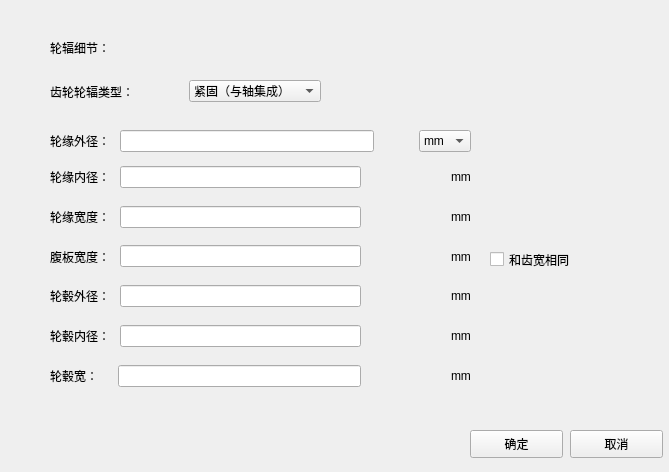
<?xml version="1.0" encoding="UTF-8"?>
<ui version="4.0">
 <class>SpokesDetail</class>
 <widget class="QWidget" name="SpokesDetail">
  <property name="geometry">
   <rect>
    <x>0</x>
    <y>0</y>
    <width>669</width>
    <height>472</height>
   </rect>
  </property>
  <property name="windowTitle">
   <string>Form</string>
  </property>
  <widget class="QPushButton" name="confirmButton">
   <property name="geometry">
    <rect>
     <x>470</x>
     <y>430</y>
     <width>93</width>
     <height>28</height>
    </rect>
   </property>
   <property name="text">
    <string>确定</string>
   </property>
  </widget>
  <widget class="QLabel" name="label">
   <property name="geometry">
    <rect>
     <x>50</x>
     <y>40</y>
     <width>72</width>
     <height>15</height>
    </rect>
   </property>
   <property name="text">
    <string>轮辐细节：</string>
   </property>
  </widget>
  <widget class="QWidget" name="layoutWidget">
   <property name="geometry">
    <rect>
     <x>50</x>
     <y>130</y>
     <width>421</width>
     <height>261</height>
    </rect>
   </property>
   <layout class="QVBoxLayout" name="verticalLayout">
    <property name="spacing">
     <number>10</number>
    </property>
    <property name="sizeConstraint">
     <enum>QLayout::SetDefaultConstraint</enum>
    </property>
    <property name="leftMargin">
     <number>0</number>
    </property>
    <property name="bottomMargin">
     <number>0</number>
    </property>
    <item>
     <layout class="QHBoxLayout" name="horizontalLayout">
      <item>
       <widget class="QLabel" name="label_3">
        <property name="text">
         <string>轮缘外径：</string>
        </property>
       </widget>
      </item>
      <item>
       <widget class="QLineEdit" name="lineEdit"/>
      </item>
      <item>
       <spacer name="horizontalSpacer_8">
        <property name="orientation">
         <enum>Qt::Horizontal</enum>
        </property>
        <property name="sizeType">
         <enum>QSizePolicy::Fixed</enum>
        </property>
        <property name="sizeHint" stdset="0">
         <size>
          <width>35</width>
          <height>20</height>
         </size>
        </property>
       </spacer>
      </item>
      <item>
       <widget class="QComboBox" name="comboBox">
        <item>
         <property name="text">
          <string>mm</string>
         </property>
        </item>
        <item>
         <property name="text">
          <string>cm</string>
         </property>
        </item>
        <item>
         <property name="text">
          <string>dm</string>
         </property>
        </item>
        <item>
         <property name="text">
          <string>ft</string>
         </property>
        </item>
        <item>
         <property name="text">
          <string>feet</string>
         </property>
        </item>
        <item>
         <property name="text">
          <string>in</string>
         </property>
        </item>
        <item>
         <property name="text">
          <string>inch</string>
         </property>
        </item>
       </widget>
      </item>
     </layout>
    </item>
    <item>
     <layout class="QHBoxLayout" name="horizontalLayout_2">
      <item>
       <widget class="QLabel" name="label_4">
        <property name="text">
         <string>轮缘内径：</string>
        </property>
       </widget>
      </item>
      <item>
       <widget class="QLineEdit" name="lineEdit_2"/>
      </item>
      <item>
       <spacer name="horizontalSpacer_2">
        <property name="orientation">
         <enum>Qt::Horizontal</enum>
        </property>
        <property name="sizeType">
         <enum>QSizePolicy::Fixed</enum>
        </property>
        <property name="sizeHint" stdset="0">
         <size>
          <width>80</width>
          <height>20</height>
         </size>
        </property>
       </spacer>
      </item>
      <item>
       <widget class="QLabel" name="label_10">
        <property name="text">
         <string>mm</string>
        </property>
        <property name="scaledContents">
         <bool>true</bool>
        </property>
       </widget>
      </item>
     </layout>
    </item>
    <item>
     <layout class="QHBoxLayout" name="horizontalLayout_3">
      <item>
       <widget class="QLabel" name="label_5">
        <property name="text">
         <string>轮缘宽度：</string>
        </property>
       </widget>
      </item>
      <item>
       <widget class="QLineEdit" name="lineEdit_3"/>
      </item>
      <item>
       <spacer name="horizontalSpacer_3">
        <property name="orientation">
         <enum>Qt::Horizontal</enum>
        </property>
        <property name="sizeType">
         <enum>QSizePolicy::Fixed</enum>
        </property>
        <property name="sizeHint" stdset="0">
         <size>
          <width>80</width>
          <height>20</height>
         </size>
        </property>
       </spacer>
      </item>
      <item>
       <widget class="QLabel" name="label_11">
        <property name="text">
         <string>mm</string>
        </property>
       </widget>
      </item>
     </layout>
    </item>
    <item>
     <layout class="QHBoxLayout" name="horizontalLayout_4">
      <item>
       <widget class="QLabel" name="label_6">
        <property name="text">
         <string>腹板宽度：</string>
        </property>
       </widget>
      </item>
      <item>
       <widget class="QLineEdit" name="lineEdit_4"/>
      </item>
      <item>
       <spacer name="horizontalSpacer_4">
        <property name="orientation">
         <enum>Qt::Horizontal</enum>
        </property>
        <property name="sizeType">
         <enum>QSizePolicy::Fixed</enum>
        </property>
        <property name="sizeHint" stdset="0">
         <size>
          <width>80</width>
          <height>20</height>
         </size>
        </property>
       </spacer>
      </item>
      <item>
       <widget class="QLabel" name="label_12">
        <property name="text">
         <string>mm</string>
        </property>
       </widget>
      </item>
     </layout>
    </item>
    <item>
     <layout class="QHBoxLayout" name="horizontalLayout_5">
      <item>
       <widget class="QLabel" name="label_7">
        <property name="text">
         <string>轮毂外径：</string>
        </property>
       </widget>
      </item>
      <item>
       <widget class="QLineEdit" name="lineEdit_5"/>
      </item>
      <item>
       <spacer name="horizontalSpacer">
        <property name="orientation">
         <enum>Qt::Horizontal</enum>
        </property>
        <property name="sizeType">
         <enum>QSizePolicy::Fixed</enum>
        </property>
        <property name="sizeHint" stdset="0">
         <size>
          <width>80</width>
          <height>20</height>
         </size>
        </property>
       </spacer>
      </item>
      <item>
       <widget class="QLabel" name="label_13">
        <property name="text">
         <string>mm</string>
        </property>
       </widget>
      </item>
     </layout>
    </item>
    <item>
     <layout class="QHBoxLayout" name="horizontalLayout_6">
      <item>
       <widget class="QLabel" name="label_8">
        <property name="text">
         <string>轮毂内径：</string>
        </property>
       </widget>
      </item>
      <item>
       <widget class="QLineEdit" name="lineEdit_6"/>
      </item>
      <item>
       <spacer name="horizontalSpacer_5">
        <property name="orientation">
         <enum>Qt::Horizontal</enum>
        </property>
        <property name="sizeType">
         <enum>QSizePolicy::Fixed</enum>
        </property>
        <property name="sizeHint" stdset="0">
         <size>
          <width>80</width>
          <height>20</height>
         </size>
        </property>
       </spacer>
      </item>
      <item>
       <widget class="QLabel" name="label_14">
        <property name="enabled">
         <bool>true</bool>
        </property>
        <property name="text">
         <string>mm</string>
        </property>
       </widget>
      </item>
     </layout>
    </item>
    <item>
     <layout class="QHBoxLayout" name="horizontalLayout_7">
      <item>
       <widget class="QLabel" name="label_9">
        <property name="text">
         <string>轮毂宽：</string>
        </property>
       </widget>
      </item>
      <item>
       <spacer name="horizontalSpacer_6">
        <property name="orientation">
         <enum>Qt::Horizontal</enum>
        </property>
        <property name="sizeType">
         <enum>QSizePolicy::Fixed</enum>
        </property>
        <property name="sizeHint" stdset="0">
         <size>
          <width>10</width>
          <height>20</height>
         </size>
        </property>
       </spacer>
      </item>
      <item>
       <widget class="QLineEdit" name="lineEdit_7"/>
      </item>
      <item>
       <spacer name="horizontalSpacer_7">
        <property name="orientation">
         <enum>Qt::Horizontal</enum>
        </property>
        <property name="sizeType">
         <enum>QSizePolicy::Fixed</enum>
        </property>
        <property name="sizeHint" stdset="0">
         <size>
          <width>80</width>
          <height>20</height>
         </size>
        </property>
       </spacer>
      </item>
      <item>
       <widget class="QLabel" name="label_15">
        <property name="text">
         <string>mm</string>
        </property>
       </widget>
      </item>
     </layout>
    </item>
   </layout>
  </widget>
  <widget class="QPushButton" name="cancelButton">
   <property name="geometry">
    <rect>
     <x>570</x>
     <y>430</y>
     <width>93</width>
     <height>28</height>
    </rect>
   </property>
   <property name="text">
    <string>取消</string>
   </property>
  </widget>
  <widget class="QCheckBox" name="checkBox">
   <property name="geometry">
    <rect>
     <x>490</x>
     <y>250</y>
     <width>131</width>
     <height>19</height>
    </rect>
   </property>
   <property name="text">
    <string>和齿宽相同</string>
   </property>
  </widget>
  <widget class="QWidget" name="">
   <property name="geometry">
    <rect>
     <x>50</x>
     <y>80</y>
     <width>271</width>
     <height>23</height>
    </rect>
   </property>
   <layout class="QHBoxLayout" name="horizontalLayout_8">
    <item>
     <widget class="QLabel" name="label_2">
      <property name="text">
       <string>齿轮轮辐类型：</string>
      </property>
     </widget>
    </item>
    <item>
     <widget class="QComboBox" name="comboBox_2">
      <item>
       <property name="text">
        <string>紧固（与轴集成）</string>
       </property>
      </item>
      <item>
       <property name="text">
        <string>简单支撑（无辐板）</string>
       </property>
      </item>
      <item>
       <property name="text">
        <string>对称支撑</string>
       </property>
      </item>
      <item>
       <property name="text">
        <string>标准锥齿轮</string>
       </property>
      </item>
      <item>
       <property name="text">
        <string>非对称支撑</string>
       </property>
      </item>
     </widget>
    </item>
   </layout>
  </widget>
 </widget>
 <resources/>
 <connections/>
</ui>
